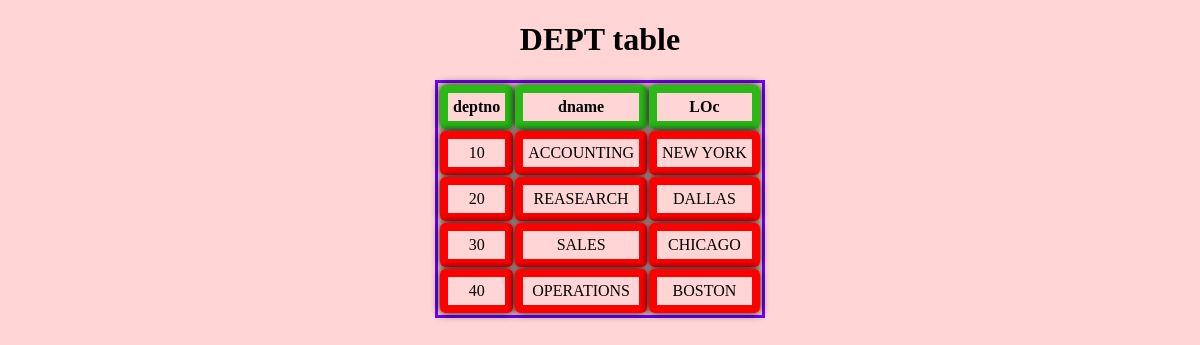
Page /dept/ on the committed database.
### app/models.py (models this page shows, shortened)
class DEPT(models.Model):
    deptno=models.IntegerField(primary_key=True)
    dname=models.CharField(max_length=100)
    loc=models.CharField(max_length=100)

### app/views.py (the view)
# urls.py: path('dept/',dept,name='dept'),
def dept(request):
    LOA=DEPT.objects.all()
    d={'data':LOA}
    return render(request,'dept.html',d)

### template/dept.html (shortened to what this page needs)
<!DOCTYPE html>
<html lang="en">
<head>
</head>
<body>
    <center>
        <h1>DEPT table</h1>
    <table border="3px">
        <tr>
            <th>deptno</th>
            <th>dname</th>
            <th>LOc</th>
        </tr>
    {% for a in data %}
        <tr>
            <td>{{a.deptno}}</td>
            <td>{{a.dname}}</td>
            <td>{{a.loc}}</td>
        </tr>
    {% endfor %}
    </table>
    </center>
</body>
</html>

### template/dept.html (style rules this page uses)
td,th { text-align:center; padding: 5px; border:rgb(255, 0, 0) solid 8px; border-radius: 5px; box-shadow: 0px 0px 10px rgb(0, 0, 0); }
th { border:rgb(42, 185, 23) solid 8px; }
table { border: 3px solid rgb(111, 0, 255); }
body { background: rgb(255, 213, 213); }

### rows in the picture
DEPT: deptno "10", dname "ACCOUNTING", loc "NEW YORK"
DEPT: deptno "20", dname "REASEARCH", loc "DALLAS"
DEPT: deptno "30", dname "SALES", loc "CHICAGO"
DEPT: deptno "40", dname "OPERATIONS", loc "BOSTON"
